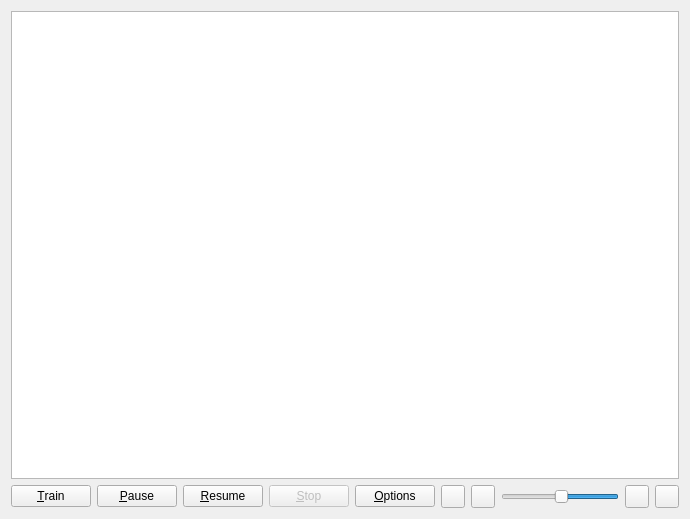
<?xml version="1.0" encoding="UTF-8"?>
<ui version="4.0">
 <class>NetworkViewWidget</class>
 <widget class="QWidget" name="NetworkViewWidget">
  <property name="geometry">
   <rect>
    <x>0</x>
    <y>0</y>
    <width>690</width>
    <height>519</height>
   </rect>
  </property>
  <property name="windowTitle">
   <string>Form</string>
  </property>
  <layout class="QVBoxLayout" name="verticalLayout_2">
   <item>
    <layout class="QVBoxLayout" name="verticalLayout">
     <item>
      <widget class="QGraphicsView" name="diagram">
       <property name="minimumSize">
        <size>
         <width>560</width>
         <height>0</height>
        </size>
       </property>
       <property name="verticalScrollBarPolicy">
        <enum>Qt::ScrollBarAlwaysOff</enum>
       </property>
       <property name="horizontalScrollBarPolicy">
        <enum>Qt::ScrollBarAlwaysOff</enum>
       </property>
       <property name="interactive">
        <bool>false</bool>
       </property>
       <property name="alignment">
        <set>Qt::AlignLeading|Qt::AlignLeft|Qt::AlignTop</set>
       </property>
       <property name="renderHints">
        <set>QPainter::Antialiasing|QPainter::TextAntialiasing</set>
       </property>
       <property name="cacheMode">
        <set>QGraphicsView::CacheBackground</set>
       </property>
       <property name="viewportUpdateMode">
        <enum>QGraphicsView::BoundingRectViewportUpdate</enum>
       </property>
      </widget>
     </item>
     <item>
      <layout class="QHBoxLayout" name="horizontalLayout">
       <item>
        <widget class="QPushButton" name="buttonStart">
         <property name="text">
          <string>&amp;Train</string>
         </property>
         <property name="icon">
          <iconset theme="media-playback-start" resource="icons.qrc">
           <normaloff>:/icons/media-playback-start.svg</normaloff>:/icons/media-playback-start.svg</iconset>
         </property>
        </widget>
       </item>
       <item>
        <widget class="QPushButton" name="buttonPause">
         <property name="text">
          <string>&amp;Pause</string>
         </property>
         <property name="icon">
          <iconset theme="media-playback-pause" resource="icons.qrc">
           <normaloff>:/icons/media-playback-pause.svg</normaloff>:/icons/media-playback-pause.svg</iconset>
         </property>
        </widget>
       </item>
       <item>
        <widget class="QPushButton" name="buttonResume">
         <property name="text">
          <string>&amp;Resume</string>
         </property>
         <property name="icon">
          <iconset theme="media-playback-start" resource="icons.qrc">
           <normaloff>:/icons/media-playback-start.svg</normaloff>:/icons/media-playback-start.svg</iconset>
         </property>
        </widget>
       </item>
       <item>
        <widget class="QPushButton" name="buttonStop">
         <property name="enabled">
          <bool>false</bool>
         </property>
         <property name="text">
          <string>&amp;Stop</string>
         </property>
         <property name="icon">
          <iconset theme="media-playback-stop" resource="icons.qrc">
           <normaloff>:/icons/media-playback-stop.svg</normaloff>:/icons/media-playback-stop.svg</iconset>
         </property>
        </widget>
       </item>
       <item>
        <widget class="QPushButton" name="buttonOptions">
         <property name="text">
          <string>&amp;Options</string>
         </property>
         <property name="icon">
          <iconset theme="configure" resource="icons.qrc">
           <normaloff>:/icons/configure.svg</normaloff>:/icons/configure.svg</iconset>
         </property>
        </widget>
       </item>
       <item>
        <widget class="QToolButton" name="buttonIntervalSkipLeft">
         <property name="toolTip">
          <string>Decrease training speed to the minimum</string>
         </property>
         <property name="icon">
          <iconset theme="media-skip-backward" resource="icons.qrc">
           <normaloff>:/icons/media-skip-backward.svg</normaloff>:/icons/media-skip-backward.svg</iconset>
         </property>
        </widget>
       </item>
       <item>
        <widget class="QToolButton" name="buttonIntervalLeft">
         <property name="toolTip">
          <string>Decrease training speed</string>
         </property>
         <property name="icon">
          <iconset theme="media-seek-backward" resource="icons.qrc">
           <normaloff>:/icons/media-seek-backward.svg</normaloff>:/icons/media-seek-backward.svg</iconset>
         </property>
        </widget>
       </item>
       <item>
        <widget class="QSlider" name="sliderSampleDelay">
         <property name="minimum">
          <number>20</number>
         </property>
         <property name="maximum">
          <number>1000</number>
         </property>
         <property name="singleStep">
          <number>100</number>
         </property>
         <property name="pageStep">
          <number>100</number>
         </property>
         <property name="value">
          <number>500</number>
         </property>
         <property name="orientation">
          <enum>Qt::Horizontal</enum>
         </property>
         <property name="invertedAppearance">
          <bool>true</bool>
         </property>
        </widget>
       </item>
       <item>
        <widget class="QToolButton" name="buttonIntervalRight">
         <property name="toolTip">
          <string>Increase training speed</string>
         </property>
         <property name="icon">
          <iconset theme="media-seek-forward" resource="icons.qrc">
           <normaloff>:/icons/media-seek-forward.svg</normaloff>:/icons/media-seek-forward.svg</iconset>
         </property>
        </widget>
       </item>
       <item>
        <widget class="QToolButton" name="buttonIntervalSkipRight">
         <property name="toolTip">
          <string>Increase training speed to the maximum</string>
         </property>
         <property name="icon">
          <iconset theme="media-skip-forward" resource="icons.qrc">
           <normaloff>:/icons/media-skip-forward.svg</normaloff>:/icons/media-skip-forward.svg</iconset>
         </property>
        </widget>
       </item>
      </layout>
     </item>
    </layout>
   </item>
  </layout>
 </widget>
 <resources>
  <include location="icons.qrc"/>
 </resources>
 <connections/>
</ui>
